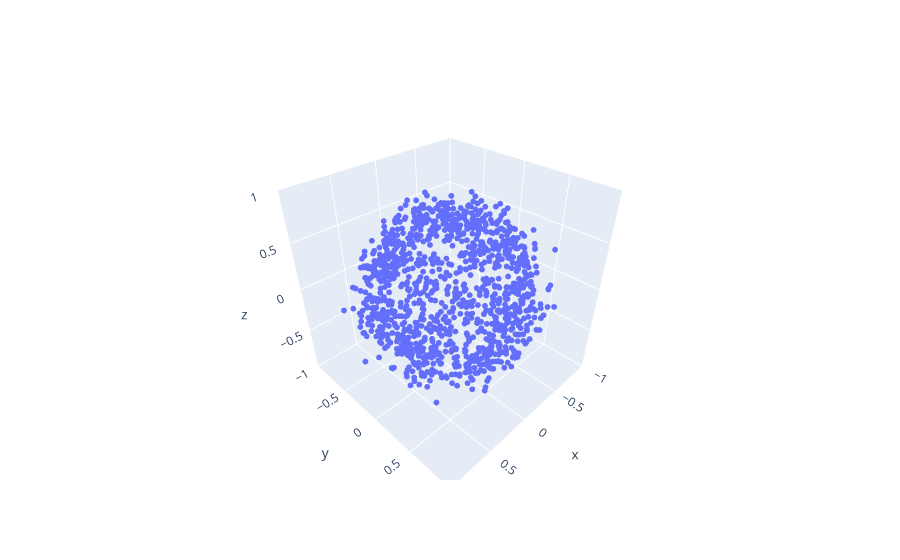

Source (notebook cell):
### Code cell
range_k=100
folder = 'goe_local2'
N=12
state_number=0

X3_long=[]
X2_long=[]
m_list=[]
m1_list=[]
for k in range(range_k):
    file_name=folder+f"{N}_{k}_{state_number}"
    dab=load_d(file_name)
    X2,X3,m1,m=mapData(dab,False)
    X3_long.append(X3)
    X2_long.append(X2)
    m_list.append(m)
    m1_list.append(m1)
X3_long_array=np.concatenate(X3_long, axis=0)
X2_long_array=np.concatenate(X2_long, axis=0)

m=max(m_list)
m1=max(m1_list)

plt.scatter(X2_long_array[:,0]/m1,X2_long_array[:,1]/m1)
plt.title("2D embedding")
plt.xlabel("x")
plt.ylabel("y")
output_dir = 'plots'
os.makedirs(output_dir, exist_ok=True)  # Create the directory if it does not exist
plt.savefig(os.path.join(output_dir, f'2D_embedding_local2_I_avg.png'))
plt.show()

fig = go.Figure(data=go.Scatter3d(x=X3_long_array[:, 0]/m, y=X3_long_array[:, 1]/m, z=X3_long_array[:, 2]/m, mode='markers',marker=dict(size=2)))

fig.update_layout(
scene=dict(
            xaxis=dict(range=[-1, 1]),
            yaxis=dict(range=[-1, 1]),
            zaxis=dict(range=[-1, 1]),
            aspectmode='cube'))
        
fig.show()

r,x0,y0,z0, rmse=sphereFit(X3_long_array[:,0]/m,X3_long_array[:,1]/m,X3_long_array[:,2]/m)
print(f"Number of points {range_k*12}")
print("RMSE of the cloud points to a sphere: ")
print(rmse)
print("Number of points in a sphere of radius 0.5: ")
count_points_in_sphere(X3_long_array[:,0]/m, X3_long_array[:,1]/m, X3_long_array[:,2]/m, 0.5)

### Figure 1 — Plotly figure (JSON) as saved in the notebook; plotly's stock layout.template omitted (floating-point values rounded to 4 significant figures; data arrays with more than 128 entries replaced by an {"elided": "..."} marker saying what was removed)
{"data": [{"marker": {"size": 2}, "mode": "markers", "type": "scatter3d", "x": {"elided": "1200 float values"}, "y": {"elided": "1200 float values"}, "z": {"elided": "1200 float values"}}], "layout": {"scene": {"aspectmode": "cube", "xaxis": {"range": [-1, 1]}, "yaxis": {"range": [-1, 1]}, "zaxis": {"range": [-1, 1]}}}}
